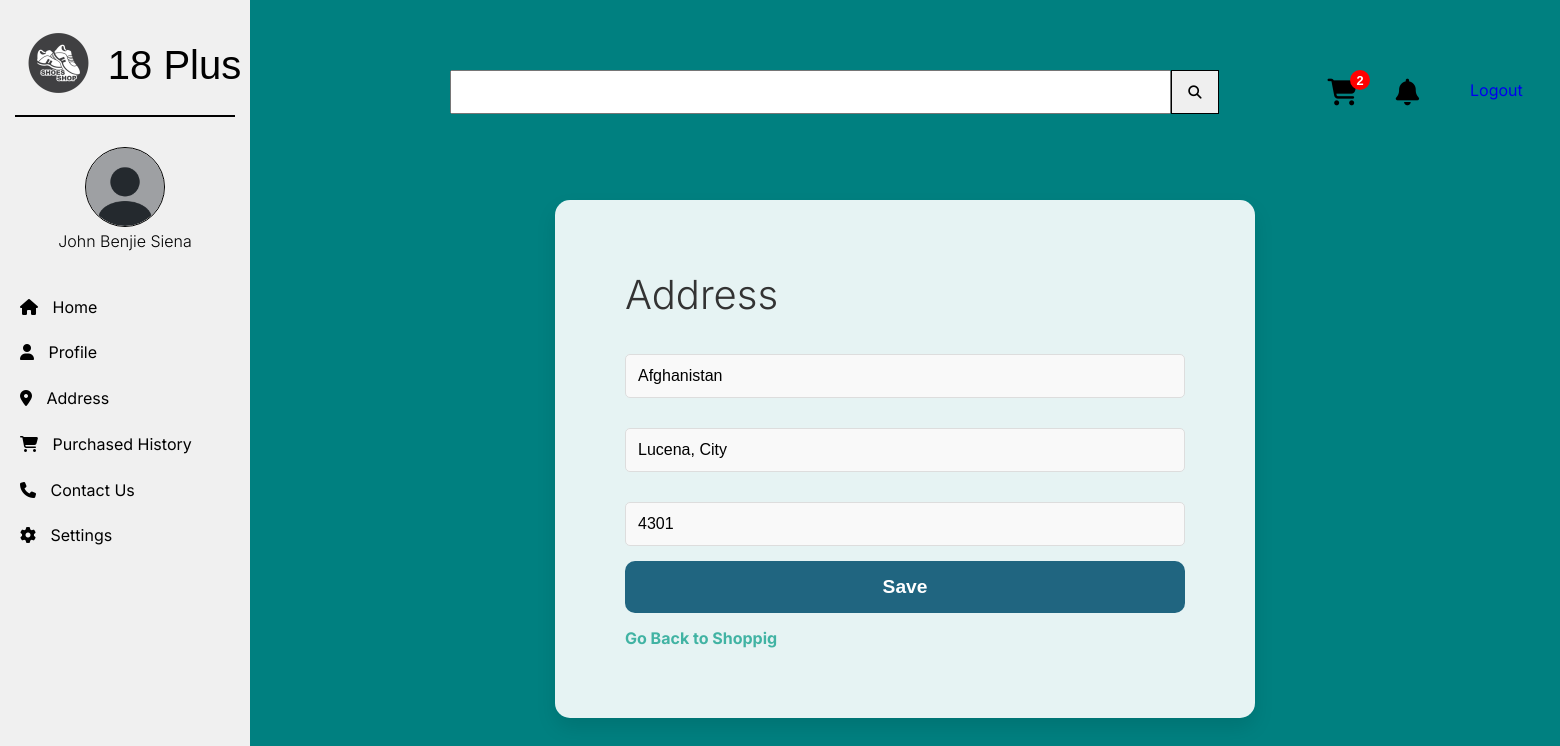
The app's page /address/1/ (signed in) with its own data.
### base/models.py (models this page shows, shortened)
class Customer(AbstractBaseUser, PermissionsMixin):
    first_name = models.CharField(max_length=50, blank=True)
    last_name = models.CharField(max_length=50, blank=True)
    username = models.CharField(max_length=50, blank=True, unique=True, null=True)
    phone = models.CharField(max_length=12)
    email = models.EmailField(unique=True)
    image = models.ImageField(upload_to='images/user/', blank=True, default='images/user/dp.png')
    is_active = models.BooleanField(default=True)
    is_staff = models.BooleanField(default=False) # Not Allowed the customer to login into backend
    objects = CustomUserManagement()
    USERNAME_FIELD = 'email'
    REQUIRED_FIELDS = []

class Address(models.Model):
    user = models.OneToOneField(Customer, on_delete=models.CASCADE)
    street = models.CharField(max_length=100, blank=False)
    city = models.CharField(max_length=100, blank=False)
    postal = models.CharField(max_length=300, blank=True)

### base/views.py (the view)
# urls.py: path('address/<str:pk>/', views.address, name='address'), # User Address
@login_required
def address(request,pk):
    user_address = Address.objects.filter(user=request.user).first()
    if request.method == 'POST':
        address_form = AddressForm(request.POST)
        if address_form.is_valid():
            address = address_form.save(commit=False)
            if user_address:
                address.id = user_address.id  # Update the existing address
            address.user = request.user  # Ensure the user field is populated
            address.save()
            return redirect('home')
    else:
        address_form = AddressForm(instance=user_address)
    return render(request, 'base/address.html', {'form': address_form})

### base/forms.py
class AddressForm(forms.ModelForm):
    street = forms.CharField(label='',widget=forms.TextInput(attrs={
        'placeholder':'Street Name, Building , House No.',
    }))
    city = forms.CharField(label='',widget=forms.TextInput(attrs={
        'placeholder':'Barangay, City, Province, Region',
    }))
    postal = forms.CharField(label='',widget=forms.TextInput(attrs={
        'placeholder':'Postal Code',
    }))
    class Meta:
        model = Address
        fields = ['street', 'city', 'postal']

### order/context_processor.py (called while the page is built)
def cart_count(request):
    if request.user.is_authenticated:
        cart = ShoppingCart.objects.get(user=request.user)
        cart_items = CartItem.objects.filter(cart=cart)
        cart_count = cart_items.count()
    else:
        cart_count = 0
    return {'cart_count': cart_count}

### base/templates/base/address.html
{% extends 'master.html' %}
{% load static %}
{% block content %}
<link rel="stylesheet" href="{% static 'css/address.css' %}" />
<div class="address-wrapper">
  <h2>Address</h2>
  <form method="POST">
    {% csrf_token %} {{ form.as_p }}
    <button type="submit">Save</button>
  </form>
  <p><a href="{% url 'home' %}"> Go Back to Shoppig </a></p>
</div>
{% endblock %}

### templates/navbar.html (shortened to what this page needs)
{% load static %}
<div class="navigation-bar">
    <div class="logo-wrapper">
        <div>
            <a href="/"> <img src="{% static 'images/image.png' %}" alt="Logo"> </a>
        </div>
        <div>
            <a href="/"> <h1>18 Plus</h1> </a>
        </div>
    </div>
    <div class="line"></div>
    {% if not change_navbar %}
        {% if user.is_authenticated %}
            <div class="profile-wrapper">
                <div>
                    {% if user.image %}
                        <img src=" {{ user.image.url }} " alt="{{ user.username }} profile">
                    {% else %}
                        <img src="media/images/user/dp.png" alt="Image">
                    {% endif %}
                </div>
                <div>
                    {% if user.email %}
                        <p> {{ user.first_name }} {{ user.last_name }} </p>
                    {% endif %}
                </div>
            </div>
            <div class="navigation-content">
                <div>
                    <i class="fa-solid fa-house"></i><a href="/"> Home </a>
                </div>
                <div>
                    <i class="fa-solid fa-user"></i><a href="{% url 'edit_profile' user.id %}"> Profile </a>
                </div>
                <div>
                    <i class="fa-solid fa-location-dot"></i><a href="{% url 'address' user.id %}"> Address </a>
                </div>
                <div>
                    <i class="fa-solid fa-cart-shopping"></i><a href="{% url 'delivered_items' %}"> Purchased History </a>
                </div>
                <div>
                    <i class="fa-solid fa-phone"></i><a href="/"> Contact Us </a>
                </div>
                <div>
                    <i class="fa-solid fa-gear"></i><a href="/"> Settings </a>
                </div>
            </div>
        {% endif %}
    {% endif %}
</div>

### base/static/css/style.css (style rules this page uses)
* { margin: 0; padding: 0; box-sizing: border-box; }
body { font-family: 'Inter', 'Inria Serif'; font-size: 1rem; margin: 0; padding: 0; scroll-behavior: smooth; background-color: #008080; overflow-x: hidden; display: grid; grid-template-rows: auto 1fr; grid-template-columns: 250px 1fr; grid-template-areas: "header header" "sidebar content"; }
a { text-decoration: none; }
.navigation-bar { position: fixed; z-index: 1; overflow-x: hidden; width: 250px; height: 100%; left: 0px; top: 0px; background: #F0F0F0; }
.logo-wrapper { width: 250px; height: 100px; margin-top: 15px; display: flex; justify-content: center; align-items: center; }
.logo-wrapper img { width: 99px; height: 90px; }
.logo-wrapper h1 { left: 110px; font-family: 'Inria Serif',sans-serif; font-weight: 500; font-size: 2.5rem; color: #000000; }
.line { width: 220px; border: 1px solid #000000; margin: 0px 15px; }
.profile-wrapper { display: flex; flex-direction: column; justify-content: space-evenly; align-items: center; margin-top: 30px; }
.profile-wrapper img { width: 80px; height: 80px; border-radius: 50%; border: 1px solid black; }
.profile-wrapper p { text-transform: capitalize; font-weight: 300; font-size: 1rem; text-overflow: ellipsis; overflow: hidden; white-space: nowrap; }
.navigation-content { width: 250px; height: 300px; display: flex; justify-content: space-evenly; flex-direction: column; margin: 20px; }
.navigation-content a { text-decoration: none; color: #000000; margin-left: 10px; }

### base/static/css/address.css (style rules this page uses)
.address-wrapper { background-color: rgba(255, 255, 255, 0.9); border-radius: 15px; box-shadow: 0 10px 20px rgba(0, 0, 0, 0.1); width: 100%; max-width: 700px; padding: 70px; margin: 200px auto; }
.address-wrapper h2 { font-size: 2.5rem; font-weight: 300; color: #333; margin-bottom: 20px; font-family: 'Inter'; }
.address-wrapper form { display: flex; flex-direction: column; gap: 15px; }
input[type="text"], input[type="password"], input[type="email"] { padding: 12px; font-size: 1rem; border: 1px solid #ddd; border-radius: 5px; background-color: #f9f9f9; outline: none; width: 100%; }
.address-wrapper button { padding: 15px; background-color: rgb(32, 101, 128); border: none; border-radius: 10px; color: white; font-size: 1.2rem; font-weight: 600; cursor: pointer; transition: background-color 0.3s ease, transform 0.2s ease; }
.address-wrapper p { font-size: 1rem; color: #666; margin-top: 15px; }
.address-wrapper a { color: #41b3a3; text-decoration: none; font-weight: bold; transition: color 0.3s ease; }

### records on screen
Customer: image (picture), first_name "John Benjie", last_name "Siena"
Address: street "Afghanistan", city "Lucena, City", postal "4301"

### other values on screen
{{ cart_count }} "2"
